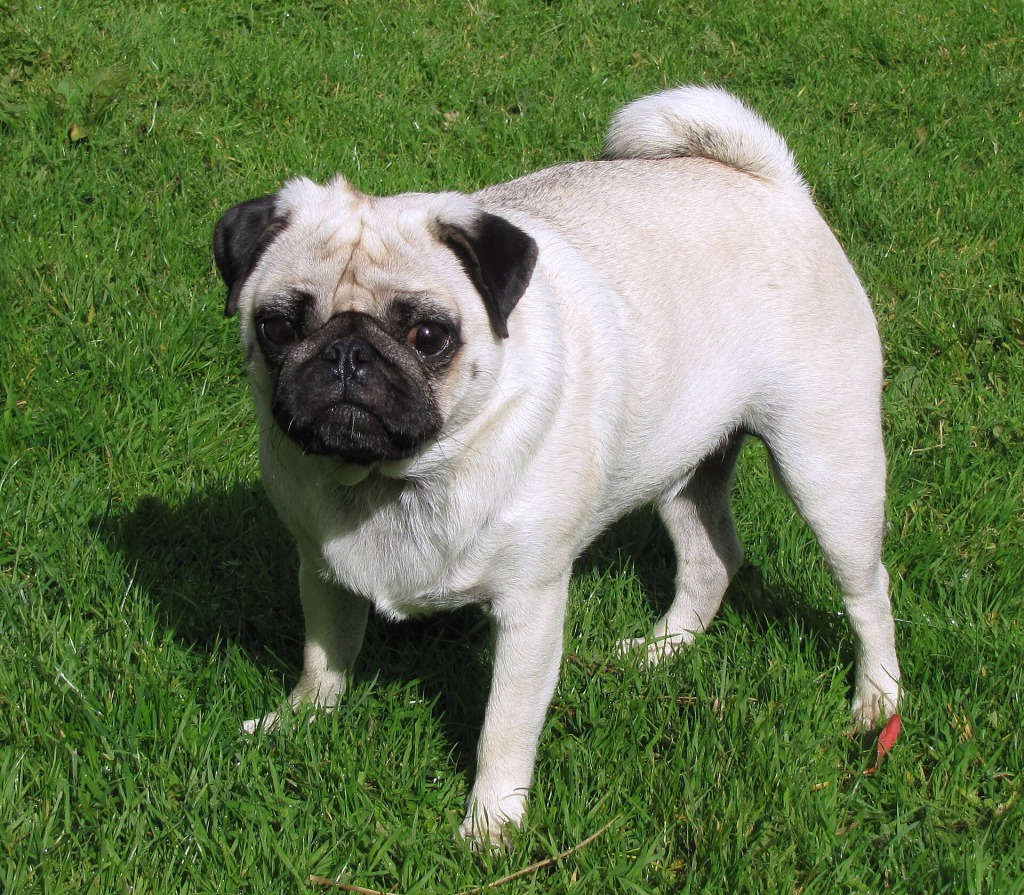
#> input picture Part_2/images/dog_2.jpg, 1024 x 895 px
$ python Ex_2a.py   (older library calls are emulated)
#> lines starting #> are read from the running program, lines starting #| are printed output that depends on the picture; after the words box and inside, x2 and y2 are one past the last pixel; in counts of white or black regions, pixels touching at a corner belong together
import cv2
import numpy as np

def showMask(window_name, image):
    image_to_show = image.astype(np.uint8) * 255
    cv2.imshow(window_name, image_to_show)

# Main function
def main():  # this is our main function
    print("SAVI exercise")

    # relative path
    image = cv2.imread("images/dog_2.jpg")
#> image is the input picture: shape (895, 1024, 3); mean B, G, R 79.7, 119.8, 101.4
    height, width, channels = image.shape
#> height = 895; width = 1024; channels = 3
    image = cv2.resize(image, (round(width / 2), round(height / 2)))
#> image: shape (448, 512, 3)
    cv2.imshow('Original', image)
    H, W, NC = image.shape
#> H = 448; W = 512; NC = 3

    # --------------------------------
    # Segment green color to isolate the grass
    # --------------------------------

    # split of the color channels
    b, g, r = cv2.split(image)
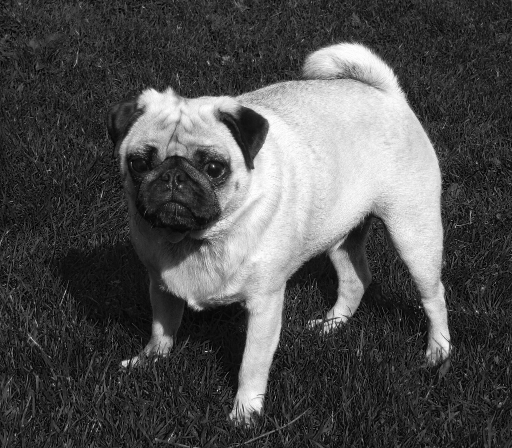
#> b: shape (448, 512); min 0, max 255, mean 79.6
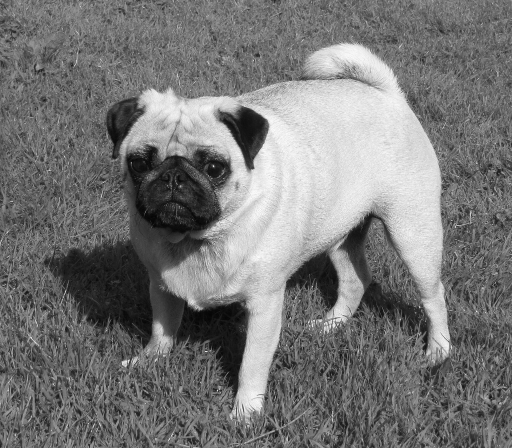
#> g: shape (448, 512); min 5, max 253, mean 119.6
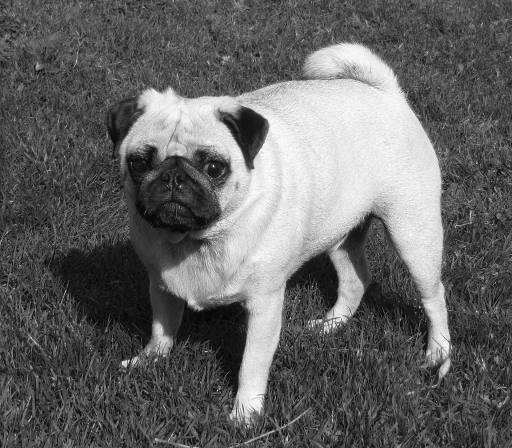
#> r: shape (448, 512); min 3, max 255, mean 101.3
    cv2.imshow('R', r)
    cv2.imshow('G', g)
    cv2.imshow('B', b)

    # get masks by imposing limits on the channels
    mask_r = np.logical_and(r > 0, r < 80)
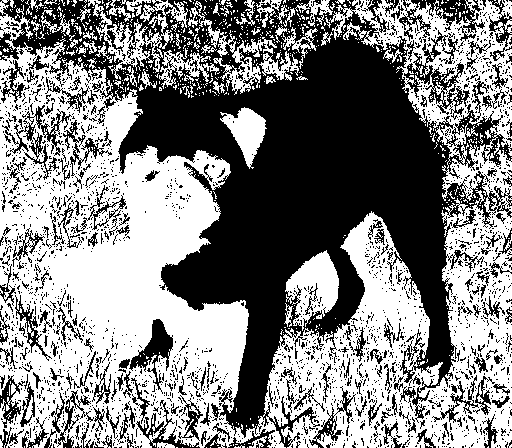
#> mask_r: shape (448, 512) bool; 51.9% white; 2528 black regions (2322 under 20 px), largest, box (x1, y1, x2, y2) and area: (0, 0, 512, 448) 82502, (399, 0, 485, 41) 1359, (2, 105, 72, 180) 1097
    # showMask('mask_r', mask_r)

    mask_g = np.logical_and(g > 100, g < 255)
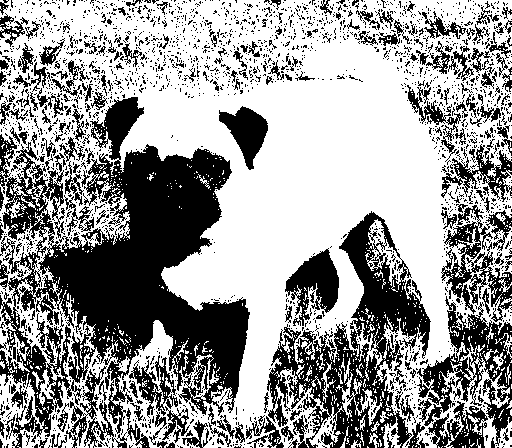
#> mask_g: shape (448, 512) bool; 60.5% white; 2370 black regions (2160 under 20 px), largest, box (x1, y1, x2, y2) and area: (0, 97, 250, 448) 38359, (267, 211, 431, 448) 13632, (417, 296, 512, 448) 4969
    # showMask('mask_g', mask_g)

    mask_b = np.logical_and(b > 0, b < 80)
#> mask_b: shape (448, 512) bool; 73.4% white; 1802 black regions (1782 under 20 px), largest, box (x1, y1, x2, y2) and area: (119, 37, 454, 429) 56007, (141, 320, 173, 358) 568, (192, 170, 212, 191) 132
    # showMask('mask_b', mask_b)

    # Putting the mask alltoghether
    mask = np.logical_and(mask_r, mask_g)
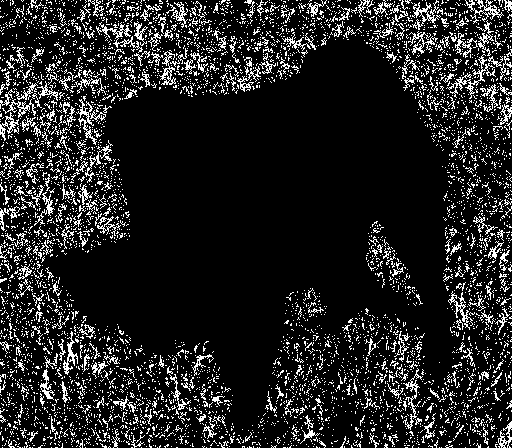
#> mask: shape (448, 512) bool; 13.5% white in thin lines or dots
    mask = np.logical_and(mask, mask_b)

    showMask('mask', mask)
#> in showMask, `image_to_show = image.astype(np.uint8) * 255`: image_to_show: shape (448, 512); 13.5% white in thin lines or dots

    # Post processing using morphological operations
    kernel = np.ones((5, 5), np.uint8)

    mask_uint8 = mask.astype(np.uint8) * 255
    mask_dilated_uint8 = cv2.dilate(mask_uint8, kernel, iterations=2)
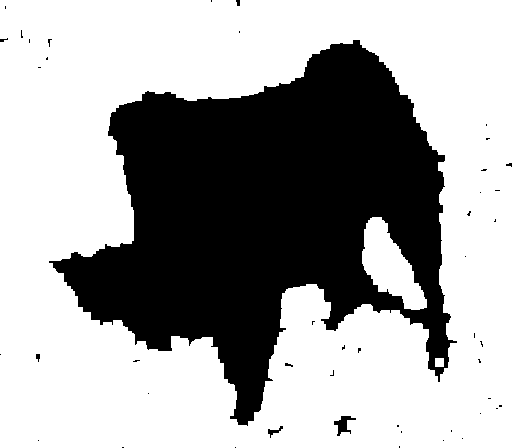
#> mask_dilated_uint8: shape (448, 512); 64.7% white; 47 black regions (42 under 20 px), largest, box (x1, y1, x2, y2) and area: (49, 40, 457, 426) 80441, (334, 416, 356, 436) 195, (268, 426, 283, 438) 60, (36, 354, 40, 362) 23, (236, 0, 240, 6) 20
    mask_dilated = (mask_dilated_uint8.astype(float) / 255).astype(np.bool)

    # cv2.imshow("mask_dilated", mask_dilated_uint8)
    showMask('dilated mask', mask_dilated)

    # to get the mask of thedog we negate the mask of the grass,
    # assuming the image contains only dog and grass
    mask_dog = np.logical_not(mask_dilated)

    showMask('dog mask', mask_dog)

    cv2.waitKey(0)

if __name__ == "__main__":
    main()

$ run again, with Part_2/images/dog_1.jpg copied over Part_2/images/dog_2.jpg
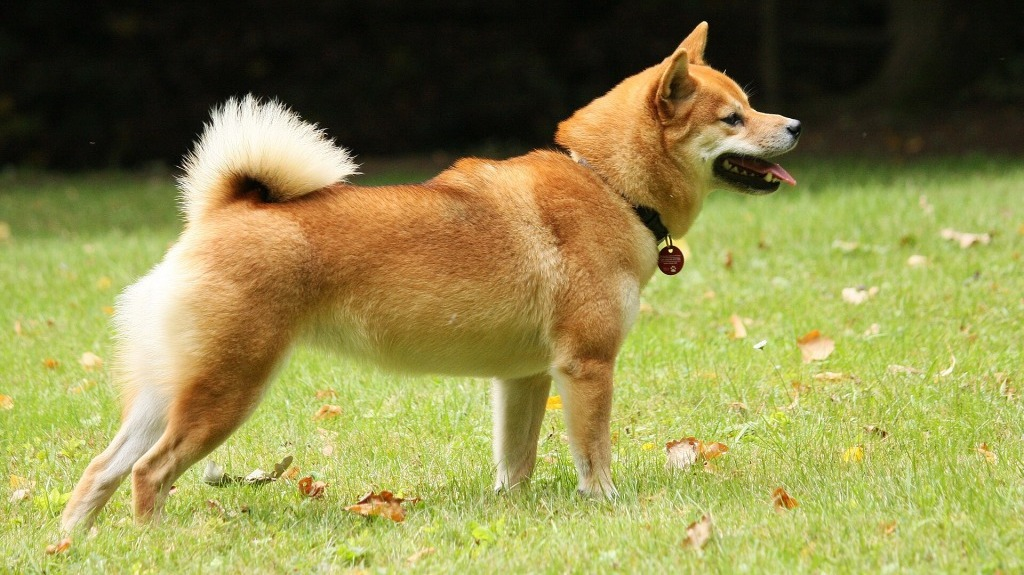
#> input picture Part_2/images/dog_1.jpg, 1024 x 575 px
#> in main, image is the input picture: shape (575, 1024, 3); mean B, G, R 75.6, 136.7, 141.4
#> image: shape (288, 512, 3)
#> in main, `mask_r = np.logical_and(r > 0, r < 80)`:
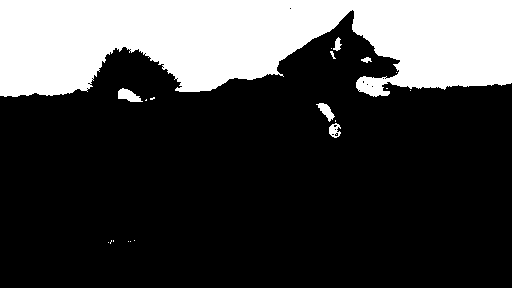
#> mask_r: shape (288, 512) bool; 26% white; 20 white regions (13 under 20 px), largest, box (x1, y1, x2, y2) and area: (0, 0, 512, 97) 37658, (118, 88, 143, 102) 208, (316, 103, 335, 122) 157
#> mask_g: shape (288, 512) bool; 69% white; 270 black regions (248 under 20 px), largest, box (x1, y1, x2, y2) and area: (0, 0, 512, 98) 38172, (86, 123, 192, 230) 3066, (310, 26, 349, 123) 1421
#> mask_b: shape (288, 512) bool; 49.8% white; 1000 white regions (909 under 20 px), largest, box (x1, y1, x2, y2) and area: (0, 0, 512, 262) 64336, (103, 228, 169, 267) 715, (170, 245, 204, 269) 278
#> mask: shape (288, 512) bool; 0.01% white in thin lines or dots, all inside (x1, y1, x2, y2) = (410, 83, 509, 91)
#> in main, `mask_dilated_uint8 = cv2.dilate(mask_uint8, kernel, iterations=2)`:
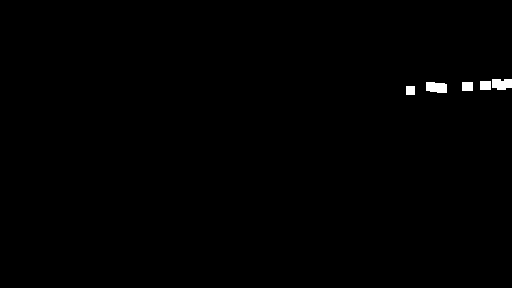
#> mask_dilated_uint8: shape (288, 512); 0.46% white; 5 white regions, box (x1, y1, x2, y2) and area: (426, 82, 447, 93) 202, (492, 79, 512, 90) 192, (480, 81, 491, 90) 99, (462, 82, 473, 91) 99, (406, 86, 415, 95) 81

$ run again, with Part_2/images/dog_3.jpg copied over Part_2/images/dog_2.jpg
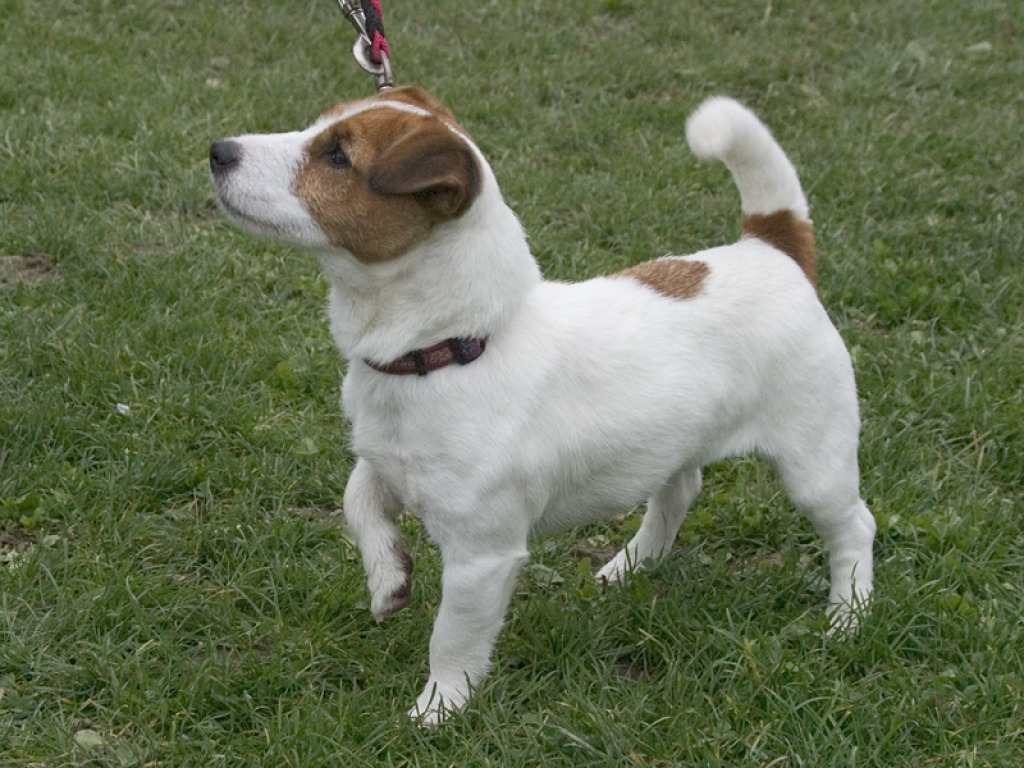
#> input picture Part_2/images/dog_3.jpg, 1024 x 768 px
#> in main, image is the input picture: shape (768, 1024, 3); mean B, G, R 84, 112.7, 103.2
#> image: shape (384, 512, 3)
#> in main, `mask_r = np.logical_and(r > 0, r < 80)`:
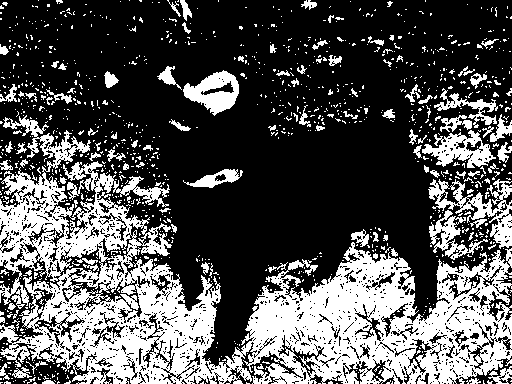
#> mask_r: shape (384, 512) bool; 32.9% white; 1148 white regions (1040 under 20 px), largest, box (x1, y1, x2, y2) and area: (0, 115, 512, 384) 48693, (428, 179, 512, 249) 1899, (183, 70, 239, 116) 1364
#> mask_g: shape (384, 512) bool; 53.1% white; 1046 black regions (900 under 20 px), largest, box (x1, y1, x2, y2) and area: (0, 53, 512, 384) 71564, (152, 57, 240, 133) 4359, (353, 28, 414, 71) 803
#> mask_b: shape (384, 512) bool; 66.7% white; 1839 black regions (1678 under 20 px), largest, box (x1, y1, x2, y2) and area: (43, 0, 439, 365) 45743, (332, 40, 408, 127) 2577, (415, 12, 484, 72) 1042
#> mask: shape (384, 512) bool; 0.02% white in thin lines or dots, all inside (x1, y1, x2, y2) = (60, 155, 504, 378)
#> in main, `mask_dilated_uint8 = cv2.dilate(mask_uint8, kernel, iterations=2)`:
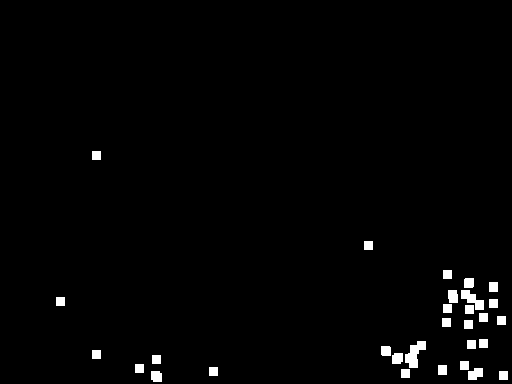
#> mask_dilated_uint8: shape (384, 512); 1.5% white; 30 white regions, largest, box (x1, y1, x2, y2) and area: (405, 341, 426, 368) 311, (461, 290, 484, 310) 234, (468, 368, 483, 380) 144

$ run again, with Part_2/images/dog_4.jpg copied over Part_2/images/dog_2.jpg
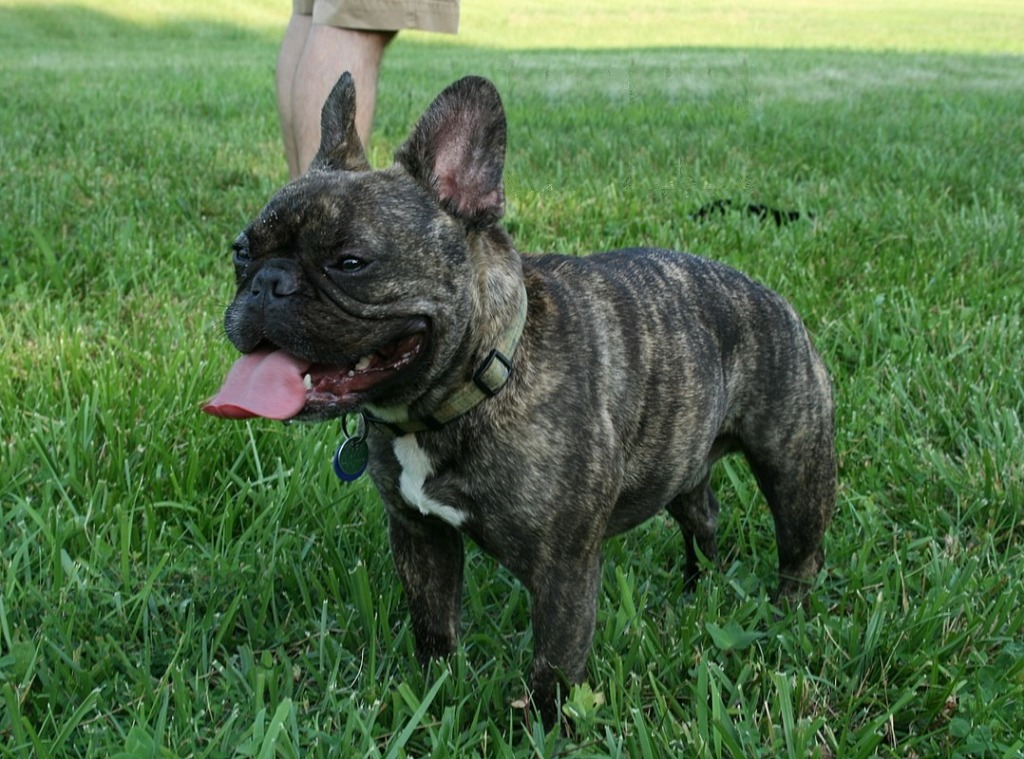
#> input picture Part_2/images/dog_4.jpg, 1024 x 759 px
#> in main, image is the input picture: shape (759, 1024, 3); mean B, G, R 71.2, 110.6, 81.2
#> image: shape (380, 512, 3)
#> mask_r: shape (380, 512) bool; 55.4% white; 1517 black regions (1398 under 20 px), largest, box (x1, y1, x2, y2) and area: (0, 0, 512, 261) 73367, (197, 218, 233, 263) 570, (479, 187, 512, 249) 561
#> mask_g: shape (380, 512) bool; 57% white; 853 black regions (760 under 20 px), largest, box (x1, y1, x2, y2) and area: (10, 38, 512, 380) 73044, (479, 229, 512, 288) 724, (158, 36, 185, 86) 723
#> mask_b: shape (380, 512) bool; 63.5% white; 1785 black regions (1639 under 20 px), largest, box (x1, y1, x2, y2) and area: (0, 0, 512, 259) 50610, (99, 177, 170, 210) 1234, (0, 141, 64, 206) 1122
#> image_to_show: shape (380, 512); 15.4% white in thin lines or dots, all inside (x1, y1, x2, y2) = (0, 49, 512, 380)
#> in main, `mask_dilated_uint8 = cv2.dilate(mask_uint8, kernel, iterations=2)`:
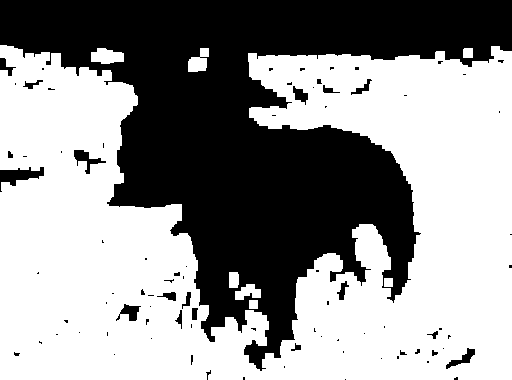
#> mask_dilated_uint8: shape (380, 512); 58.2% white; 86 black regions (65 under 20 px), largest, box (x1, y1, x2, y2) and area: (0, 0, 512, 371) 78677, (0, 167, 44, 192) 478, (74, 150, 106, 174) 265
